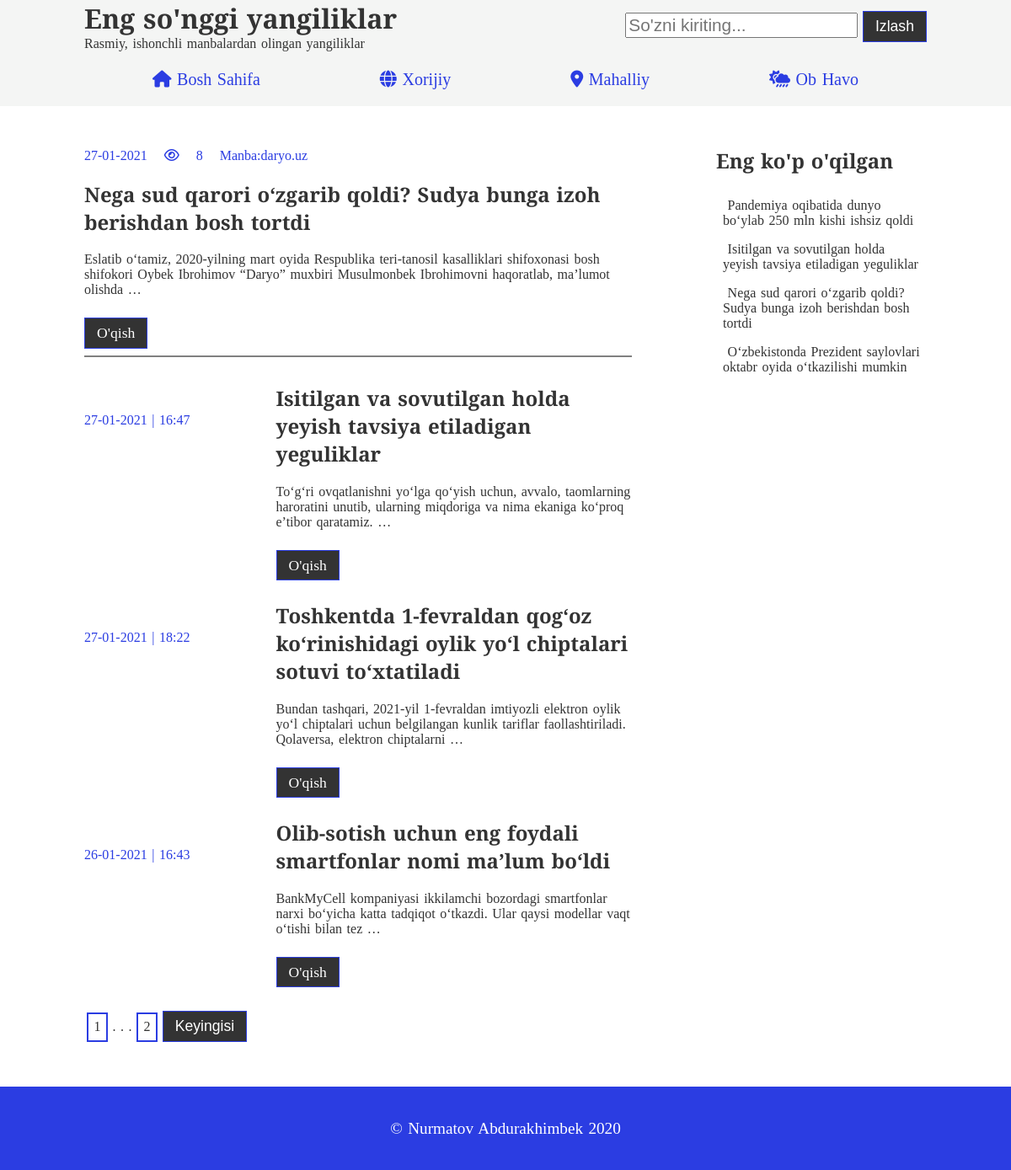
/toifa/ichki/, run on the app's committed database.
### xabar/models.py (models this page shows, shortened)
class Xabar(models.Model):
    XABAR_HOLATI = (
        ('qoralama', 'Qoralama'),
        ('chop etilgan', 'Chop etilgan')
    )
    TOIFA =(
        ('ichki', 'mahalliy'),
        ('tashqi', 'xorijiy')
    )
    mavzu = models.CharField(max_length=255)
    matn = models.TextField()
    elon_vaqti = models.DateTimeField(default=timezone.now)
    yaratilgan_vaqti = models.DateTimeField(auto_now_add=True)
    yangilangan_vaqti = models.DateTimeField(auto_now=True)
    link_matn = models.SlugField(unique_for_date='elon_vaqti', max_length=255)
    muallif = models.ForeignKey(User, on_delete=models.CASCADE)
    holati = models.CharField(choices=XABAR_HOLATI, default='qoralama', max_length=255)
    korildi = models.IntegerField(default=0)
    image_url = models.CharField(max_length=255)
    toifa = models.CharField(max_length=255, choices=TOIFA)
    objects = models.Manager()
    elon_qilingan = ElonManager()
    class Meta:
        ordering = ['-yaratilgan_vaqti']
        verbose_name = 'Xabarlar'

### xabar/views.py (the view)
# urls.py: path('toifa/<toifa>/', views.toifa, name='toifa'),
def toifa(request, toifa):
    xabarlar = Xabar.elon_qilingan.filter(toifa=toifa)
    soz = request.GET.get('soz')
    natija = []
    if soz != None:
        for xabar in xabarlar:
            if soz.lower() in xabar.mavzu.lower():
                natija.append(xabar)
        xabarlar = natija
    paginator = Paginator(xabarlar, 4)
    page = request.GET.get('page')
    try:
        xabarlar = paginator.page(page)
    except PageNotAnInteger:
        xabarlar = paginator.page(1)
    except EmptyPage:
        xabarlar = paginator.page(paginator.num_pages)
    context={'xabarlar': xabarlar, 'page': page}
    return render(request, 'xabar/bosh_sahifa.html', context )

### xabar/models.py (called while the page is built)
    def get_queryset(self):
        return super(ElonManager, self).get_queryset().filter(holati='chop etilgan')

### xabar/templatetags/xabar_tags.py (called while the page is built)
@register.simple_tag(name="kop_oqilgan")
def eng_kop_oqilgan():
    oqilgan_list = Xabar.objects.all().order_by('-korildi')[:4]
    return oqilgan_list

### xabar/templates/xabar/bosh_sahifa.html (shortened to what this page needs)
{% extends 'asos.html' %}
{% load static %}
{% block content %}
<div class="main-box">
    {% for xabar in xabarlar %}
    {% if forloop.counter == 1 %}
    <div class="large-box">
        <p
            class="date">{{xabar.yangilangan_vaqti|date:'d-m-Y'}}  <i class="far fa-eye"></i> {{xabar.korildi}}  Manba:{{xabar.muallif}}</p>
        <h2>{{xabar.mavzu}}</h2>
        <p>{{xabar.matn|truncatewords:20}}</p>
        <a href="{% url 'xabar:info' xabar.id %}" class="btn">O'qish</a>
    </div>
    {% else %}
    <div class="small-box">
        <div class="image-box">
            <p class="date">{{xabar.yangilangan_vaqti|date:'d-m-Y | H:i'}}</p>
        </div>
        <div class="text-box">
            <h2>{{xabar.mavzu}}</h2>
            <p>{{xabar.matn|truncatewords:17}}</p>
            <a href="{% url 'xabar:info' xabar.id %}" class="btn">O'qish</a>
        </div>
    </div>
    {% endif %}
    {% endfor %}
    {% include 'xabar/sahifalash.html' with page=xabarlar %}
</div>
{% endblock content %}

### xabar/templates/asos.html (shortened to what this page needs)
{% load static %}
{% load xabar_tags %}
<!DOCTYPE html>
<html lang="en">
<head>
    <link rel="stylesheet" href="{% static 'css/style.css' %}">
</head>
<body>
    <header>
        <nav class="navbar">
            <div class="name-search">
                <div>
                    <h1>Eng so'nggi yangiliklar</h1>
                    <p>Rasmiy, ishonchli manbalardan olingan yangiliklar</p>
                </div>
                <form action="{% url 'xabar:bosh_sahifa' %}">
                    <input type="text" name="soz" placeholder="So'zni kiriting...">
                    <button class="btn" id="izlash" value="izlash">Izlash</button>
                </form>
            </div>
            {% with xorijiy='tashqi' mahalliy='ichki' %}
            <ul>
                <li class="nav-link"><a href="{% url 'xabar:bosh_sahifa' %}"><i class="fas fa-home"></i> Bosh sahifa</a>
                </li>
                <li class="nav-link"><a href="{% url 'xabar:toifa' xorijiy %}"><i class="fas fa-globe"></i> Xorijiy</a>
                </li>
                <li class="nav-link"><a href="{% url 'xabar:toifa' mahalliy %}"><i class="fas fa-map-marker-alt"></i>
                        Mahalliy</a></li>
                <li class="nav-link"><a href="{% url 'xabar:ob-havo' %}"><i class="fas fa-cloud-sun-rain"></i> Ob
                        havo</a></li>
            </ul>
            {% endwith %}
        </nav>
    </header>
    <div class="container">
        <div class="content">
            {% block content %}
            {% endblock content %}
            <div class="aside-boxes">
                <div class="aside box2">
                    <h2>Eng ko'p o'qilgan</h2>
                    <ul class="aside-list">
                        {% kop_oqilgan as xabarlar %}
                        {% for yangilik in xabarlar%}
                        {% if yangilik.id == xabar.id %}
                        {% else %}
                        <li>
                            <a class="offer_links" href="{% url 'xabar:info' yangilik.id %}">{{yangilik.mavzu}}</a>
                        </li>
                        {% endif %}
                        {% empty %}
                        Hozircha yangiliklar yo'q
                        {% endfor %}
                    </ul>
                </div>
            </div>
        </div>
    </div>
    <footer>
        <div class="footer-content">
            <p>&COPY; Nurmatov Abdurakhimbek 2020</p>
        </div>
    </footer>
</body>
</html>

### xabar/templates/xabar/sahifalash.html (shortened to what this page needs)
<table class="paginator">
    <tr>
        <td class="pagination-step">
            <span>
                <span class="page-box">{{page.number}}</span> {% if page.has_next %} . . . <span class="page-box">{{page.paginator.num_pages}}</span>{% endif %}
            </span>
            {% if page.has_next %}
                <a href="?page={{page.next_page_number}}"><button class="btn">Keyingisi</button></a>
            {% endif %}
        </td>
    </tr>
</table>

### static/css/style.css (style rules this page uses)
:root { --primary: #ddd; --dark: #333; --light: #fff; }
body { font-family: 'Arvo', serif; background: var(--light); word-spacing: 0.1rem; color:var(--dark); margin: 0; padding: 0; overflow-x: hidden; }
.container { max-width: 1000px; width: 95%; margin: 0 auto; margin-top: 1em; }
header { background:rgb(244, 245, 244); position: sticky; left: 0; top:0; }
.name-search { display:flex; justify-content: space-between; }
.name-search form { margin: 0.8em 0; }
.btn { padding: 0.4em 0.8em; background: var(--dark); color: var(--light); text-decoration: none; border: rgb(43, 61, 226) solid 1px; font-size: 1.1rem; }
.btn { cursor: pointer; }
.navbar { max-width: 1000px; width: 95%; margin: 0 auto; display: flex; flex-direction: column; justify-content: center; position: relative; }
.navbar input[type='text'] { font-size: 1.3rem; }
.navbar h1 { margin-top: 0; margin-bottom:0; font-size: 2rem }
.navbar p { margin-top: 0; margin-bottom: 0; font-size: 1rem; }
.navbar ul { box-sizing: border-box; display: flex; justify-content: space-around; list-style: none; font-size: 1.25rem; margin-bottom: 0.5em; margin-top: 0.5em; padding: 0.5em; box-sizing: border-box; }
.nav-link a { text-decoration: none; color:rgb(43, 61, 226); text-transform: capitalize; }
footer { margin-top: 50px; width: 100%; background-color: rgb(43, 61, 226); text-align: center; }
.footer-content { max-width: 1000px; width: 95%; margin: 0 auto; background-color: rgb(43, 61, 226); color: white; box-sizing: border-box; font-size: 1.2em; padding: 1em; }
.date { color:rgb(43, 61, 226); }
.main-box { width: 65%; }
.aside-boxes { width: 25%; }
.content { display: flex; justify-content: space-between; margin-bottom: 2em; }
.content h2+p { margin-bottom: 2em; }
.large-box { padding-bottom: 1em; margin-bottom: 2em; border-bottom: gray solid 2px; }
.large-box img+p { word-spacing: 1em; }
.small-box { display: flex; justify-content: space-between; margin-bottom: 2em; }
.small-box h2 { margin-top: 0; }
.image-box { width: 30%; }
.text-box { width: 65%; }
.aside-list { padding: 0; list-style: none; }
.aside-list li { padding:0.5em; }
.aside-list a { text-decoration: none; color: var(--dark); }
.page-box { padding: 0.4em; display: inline-block; border: 2px solid rgb(43, 61, 226); color:var(--dark); }

### data on the page
Xabar: yangilangan_vaqti "27-01-2021", korildi "8", muallif "daryo.uz", mavzu "Nega sud qarori o‘zgarib qoldi? Sudya bunga izoh berishdan bosh tortdi", matn "Eslatib o‘tamiz, 2020-yilning mart oyida Respublika teri-tanosil kasalliklari shifoxonasi bosh shifokori Oybek Ibrohimov “Daryo” muxbiri Musulmonbek Ibrohimovni haqoratlab, ma’lumot olishda …"
Xabar: yangilangan_vaqti|H "27-01-2021 | 16:47", mavzu "Isitilgan va sovutilgan holda yeyish tavsiya etiladigan yeguliklar", matn "To‘g‘ri ovqatlanishni yo‘lga qo‘yish uchun, avvalo, taomlarning haroratini unutib, ularning miqdoriga va nima ekaniga ko‘proq e’tibor qaratamiz. …"
Xabar: yangilangan_vaqti|H "27-01-2021 | 18:22", mavzu "Toshkentda 1-fevraldan qog‘oz ko‘rinishidagi oylik yo‘l chiptalari sotuvi to‘xtatiladi", matn "Bundan tashqari, 2021-yil 1-fevraldan imtiyozli elektron oylik yo‘l chiptalari uchun belgilangan kunlik tariflar faollashtiriladi. Qolaversa, elektron chiptalarni …"
Xabar: yangilangan_vaqti|H "26-01-2021 | 16:43", mavzu "Olib-sotish uchun eng foydali smartfonlar nomi ma’lum bo‘ldi", matn "BankMyCell kompaniyasi ikkilamchi bozordagi smartfonlar narxi bo‘yicha katta tadqiqot o‘tkazdi. Ular qaysi modellar vaqt o‘tishi bilan tez …"
Xabar: mavzu "Pandemiya oqibatida dunyo bo‘ylab 250 mln kishi ishsiz qoldi"
Xabar: mavzu "O‘zbekistonda Prezident saylovlari oktabr oyida o‘tkazilishi mumkin"

### other printed values
{{ page.number }} "1"
{{ page.paginator.num_pages }} "2"
